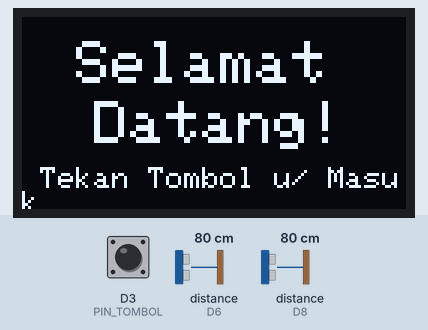
Bench run of a sketch on a simulated ESP8266 (NodeMCU). Shown: 128×64 one-colour display. The test bench sets the inputs (shaded band); at power-on: D3 (PIN_TOMBOL) HIGH, distance to the obstacle (sensors on D6, D8) 80 cm. The echo pulse lasts 58.3 µs per cm; WiFi joins after 1.5 s; servers stay silent unless stated; uploads are accepted with an empty reply; random numbers use the default seed unless the sketch sets one; what the sketch prints to the serial monitor is not drawn.

Above: at 3.8 s.
3.9 s: D3 (PIN_TOMBOL) pulled LOW for 0.15 s
At 4.7 s:
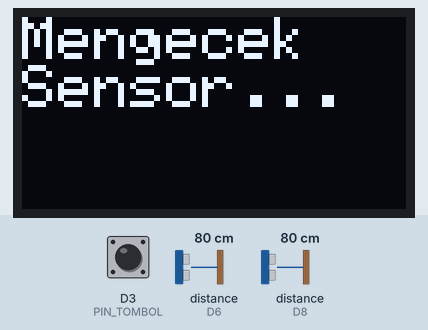
At 5.8 s:
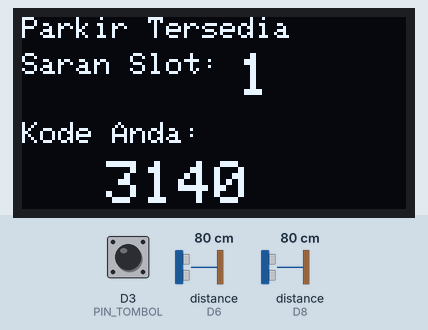
Timing chart, 0 to 7.3 s (numbered marks = the images above; inputs shaded):
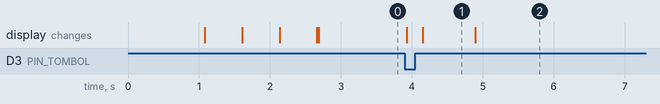

Measured:
- after the input at 3.9 s, the display: first changes at once (image 1 shows a later state)
- what the display in image 1 shows lasts 0.7 s, from 4.2 s to 4.9 s

The sketch:

SmartParking_Revisi_20250717141407.ino
```cpp
// ===== PUSTAKA / LIBRARIES =====
#include <ESP8266WiFi.h>
#include <ESP8266HTTPClient.h>
#include <WiFiClient.h>
#include <ArduinoJson.h>
#include <Wire.h>
#include <Adafruit_GFX.h>
#include <Adafruit_SSD1306.h>

// ===== KONFIGURASI PENGGUNA =====
const char* ssid = "NAMA_WIFI_ANDA";
const char* password = "PASSWORD_WIFI_ANDA";
String serverName = "http://IP_LOKAL_ANDA/parkir-pintar"; // <-- GANTI DENGAN IP LOKAL & NAMA FOLDER ANDA

// ===== PENGATURAN PIN PERANGKAT KERAS =====
#define PIN_TOMBOL D3
#define PIN_TRIG_1 D5
#define PIN_ECHO_1 D6
#define PIN_TRIG_2 D7
#define PIN_ECHO_2 D8

// ===== PENGATURAN OLED =====
#define SCREEN_WIDTH 128
#define SCREEN_HEIGHT 64
Adafruit_SSD1306 display(SCREEN_WIDTH, SCREEN_HEIGHT, &Wire, -1);

// ===== PENGATURAN LOGIKA PARKIR =====
const int JARAK_MAKSIMAL_CM = 15;

// =========== FUNGSI SETUP ==========
void setup() {
  Serial.begin(115200);
  Serial.println("\nMemulai Sistem Parkir Pintar (Versi State-Aware)...");

  pinMode(PIN_TOMBOL, INPUT_PULLUP);
  pinMode(PIN_TRIG_1, OUTPUT);
  pinMode(PIN_ECHO_1, INPUT);
  pinMode(PIN_TRIG_2, OUTPUT);
  pinMode(PIN_ECHO_2, INPUT);

  if(!display.begin(SSD1306_SWITCHCAPVCC, 0x3C)) {
    Serial.println(F("Inisialisasi OLED gagal"));
    for(;;);
  }

  display.clearDisplay();
  display.setTextSize(2);
  display.setTextColor(WHITE);
  display.setCursor(20, 10);
  display.println("PARKIR");
  display.setCursor(20, 30);
  display.println("PINTAR");
  display.display();
  delay(1000);

  WiFi.begin(ssid, password);
  Serial.print("Menyambungkan ke WiFi.");
  display.clearDisplay();
  display.setTextSize(1);
  display.setCursor(0,0);
  display.println("Menyambungkan ke WiFi...");
  display.display();

  while (WiFi.status() != WL_CONNECTED) {
    delay(500);
    Serial.print(".");
    display.print(".");
    display.display();
  }
  Serial.println("\nWiFi Terhubung!");
  Serial.print("Alamat IP ESP8266: ");
  Serial.println(WiFi.localIP());

  tampilkanLayarUtama();
  randomSeed(analogRead(0));
}

// =========== FUNGSI LOOP ===========
void loop() {
  if (digitalRead(PIN_TOMBOL) == LOW) {
    Serial.println("\nTombol ditekan! Memulai pengecekan sistem...");

    display.clearDisplay();
    display.setCursor(0,0);
    display.setTextSize(2);
    display.println("Sinkron\nData...");
    display.display();

    // Langkah 1: Bertanya ke server, slot mana yang sudah dikonfirmasi?
    bool slot1_terisi_server = false;
    bool slot2_terisi_server = false;
    cekSlotTerisiDariServer(slot1_terisi_server, slot2_terisi_server);

    display.clearDisplay();
    display.setCursor(0,0);
    display.println("Mengecek\nSensor...");
    display.display();
    delay(500);

    // Langkah 2: Mengecek sensor fisik
    bool slot1_terisi_fisik = getJarak(PIN_TRIG_1, PIN_ECHO_1) <= JARAK_MAKSIMAL_CM;
    bool slot2_terisi_fisik = getJarak(PIN_TRIG_2, PIN_ECHO_2) <= JARAK_MAKSIMAL_CM;

    // Langkah 3: Menggabungkan data. Slot dianggap kosong HANYA JIKA kosong secara fisik DAN logis.
    bool slot1_benar_kosong = !slot1_terisi_fisik && !slot1_terisi_server;
    bool slot2_benar_kosong = !slot2_terisi_fisik && !slot2_terisi_server;

    // Tentukan slot mana yang akan disarankan (prioritaskan slot 1)
    int slot_disarankan = 0;
    if (slot1_benar_kosong) {
        slot_disarankan = 1;
    } else if (slot2_benar_kosong) {
        slot_disarankan = 2;
    }

    // Jika ada slot yang bisa disarankan
    if (slot_disarankan > 0) {
        prosesBuatTiket(slot_disarankan);
    } else {
        // Jika tidak ada slot yang benar-benar kosong
        Serial.println("Semua slot penuh (kombinasi fisik & data server).");
        display.clearDisplay();
        display.setCursor(15, 20);
        display.setTextSize(2);
        display.println("SEMUA\nSLOT PENUH");
        display.display();
        delay(3000);
    }

    tampilkanLayarUtama();
    delay(500); // Mencegah pembacaan tombol ganda
  }
}

// ======== FUNGSI-FUNGSI BANTU ========

/**
 * @brief Bertanya ke server untuk mendapatkan daftar slot yang sudah terisi.
 * @param slot1_terisi Variabel boolean yang akan diisi status slot 1.
 * @param slot2_terisi Variabel boolean yang akan diisi status slot 2.
 */
void cekSlotTerisiDariServer(bool &slot1_terisi, bool &slot2_terisi) {
  if (WiFi.status() == WL_CONNECTED) {
    WiFiClient client;
    HTTPClient http;
    String url = serverName + "/includes/get_status_slot.php";

    Serial.println("Meminta status slot dari: " + url);
    http.begin(client, url);
    int httpCode = http.GET();

    if (httpCode == HTTP_CODE_OK) {
      String payload = http.getString();
      Serial.println("Respons JSON: " + payload);

      DynamicJsonDocument doc(256);
      DeserializationError error = deserializeJson(doc, payload);

      if (error) {
        Serial.print("deserializeJson() gagal: ");
        Serial.println(error.c_str());
        return;
      }

      JsonArray slot_terisi_array = doc["slot_terisi"];
      for (int slot : slot_terisi_array) {
        if (slot == 1) slot1_terisi = true;
        if (slot == 2) slot2_terisi = true;
      }
      Serial.printf("Status dari server: Slot 1 Terisi=%d, Slot 2 Terisi=%d\n", slot1_terisi, slot2_terisi);

    } else {
      Serial.printf("HTTP GET gagal, error: %d\n", httpCode);
    }
    http.end();
  } else {
    Serial.println("Tidak bisa cek status, WiFi tidak terhubung.");
  }
}

/**
 * @brief Membuat tiket, menampilkan di OLED, dan mengirim pra-registrasi ke server.
 * @param slot_saran Nomor slot yang disarankan untuk pengguna.
 */
void prosesBuatTiket(int slot_saran) {
  int kodeParkir = random(1000, 9999);

  // Kirim data ke web server dengan slot = 0 (belum dikonfirmasi)
  kirimKeWebServer(kodeParkir, 0);

  // Tampilkan saran & kode di OLED
  display.clearDisplay();
  display.setTextSize(1);
  display.setCursor(0, 0);
  display.println("Parkir Tersedia");
  display.setCursor(0, 12);
  display.print("Saran Slot: ");
  display.setTextSize(2);
  display.println(slot_saran);
  display.setTextSize(1);
  display.setCursor(0, 35);
  display.println("Kode Anda:");
  display.setTextSize(2);
  display.setCursor(28, 48);
  display.println(kodeParkir);
  display.display();

  delay(10000); // Tampilkan tiket selama 10 detik
}

/**
 * @brief Mengirim data tiket pra-registrasi ke server.
 * @param kode Kode unik parkir.
 * @param nomorSlot Nomor slot (selalu 0 untuk pra-registrasi).
 */
void kirimKeWebServer(int kode, int nomorSlot) {
  if (WiFi.status() == WL_CONNECTED) {
    WiFiClient client;
    HTTPClient http;
    String urlTujuan = serverName + "/catat_masuk.php?kode=" + String(kode) + "&slot=" + String(nomorSlot);

    Serial.print("Mengirim HTTP GET ke: ");
    Serial.println(urlTujuan);

    http.begin(client, urlTujuan);
    int httpCode = http.GET();

    if (httpCode > 0) {
      String payload = http.getString();
      Serial.println("Kode Respons HTTP: " + String(httpCode));
      Serial.println("Respons dari Server: " + payload);
    } else {
      Serial.println("Gagal mengirim data, error: " + http.errorToString(httpCode));
    }
    http.end();
  } else {
    Serial.println("WiFi tidak terhubung. Data gagal dikirim.");
  }
}

/**
 * @brief Mengukur jarak menggunakan sensor ultrasonik.
 * @return Jarak dalam centimeter. Mengembalikan 0 jika gagal baca.
 */
long getJarak(int trigPin, int echoPin) {
  digitalWrite(trigPin, LOW);
  delayMicroseconds(2);
  digitalWrite(trigPin, HIGH);
  delayMicroseconds(10);
  digitalWrite(trigPin, LOW);
  long durasi = pulseIn(echoPin, HIGH, 30000);
  if (durasi == 0) {
    return 0;
  }
  return durasi * 0.034 / 2;
}

/**
 * @brief Menampilkan layar sambutan di OLED.
 */
void tampilkanLayarUtama() {
  display.clearDisplay();
  display.setTextColor(WHITE);
  display.setTextSize(2);
  display.setCursor(18, 8);
  display.println("Selamat");
  display.setCursor(24, 28);
  display.println("Datang!");
  display.setTextSize(1);
  display.setCursor(0, 50);
  display.println(" Tekan Tombol u/ Masuk");
  display.display();
}
```
